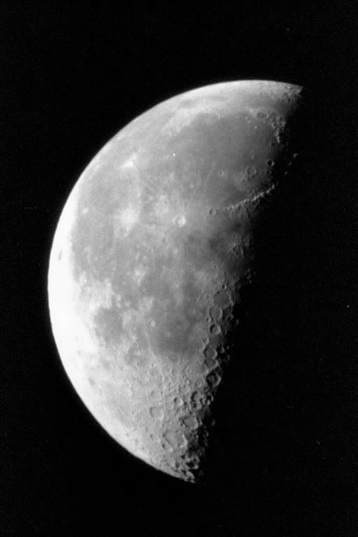
%> input picture 3 year/MPOC/Lab5/moon.tif, 358 x 537 px
$ octave task2.m   (GNU Octave 9; MATLAB toolbox functions it lacks are replaced by stand-ins)
%> lines starting %> are read from the running program, lines starting %| are printed output that depends on the picture
clc
close all
clear all

pkg image load

image = imread('moon.tif');
%> image is the input picture: size 537x358 uint8; min 0, max 253, mean 52.9
image_gaussian = imnoise(image, 'gaussian', 0, 0.01);
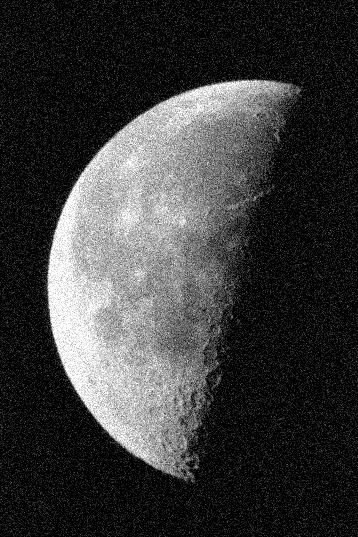
%> image_gaussian: size 537x358 uint8; min 0, max 255, mean 58.4
image_diff = imabsdiff(image, image_gaussian);
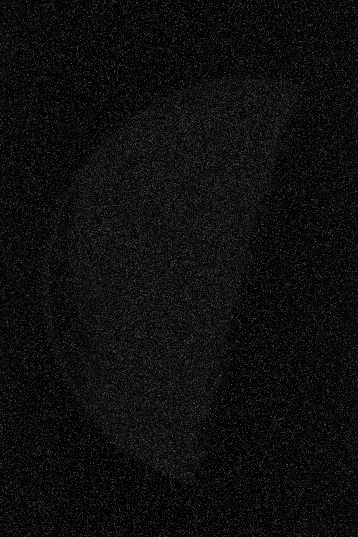
%> image_diff: size 537x358 uint8; min 0, max 108, mean 14.4
image_diff_eq = histeq(image_diff);
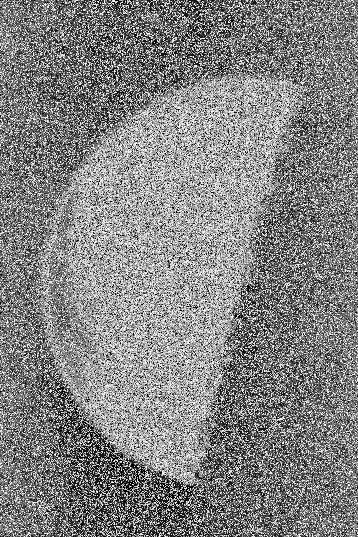
%> image_diff_eq: size 537x358 uint8; min 0, max 255, mean 130.8

figure;
subplot(1, 2, 1);
imshow(image_diff);
title('Obraz różnicowy');

subplot(1, 2, 2);
imshow(image_diff_eq);
title('Obraz różnicowy po wyrównaniu histogramu');
